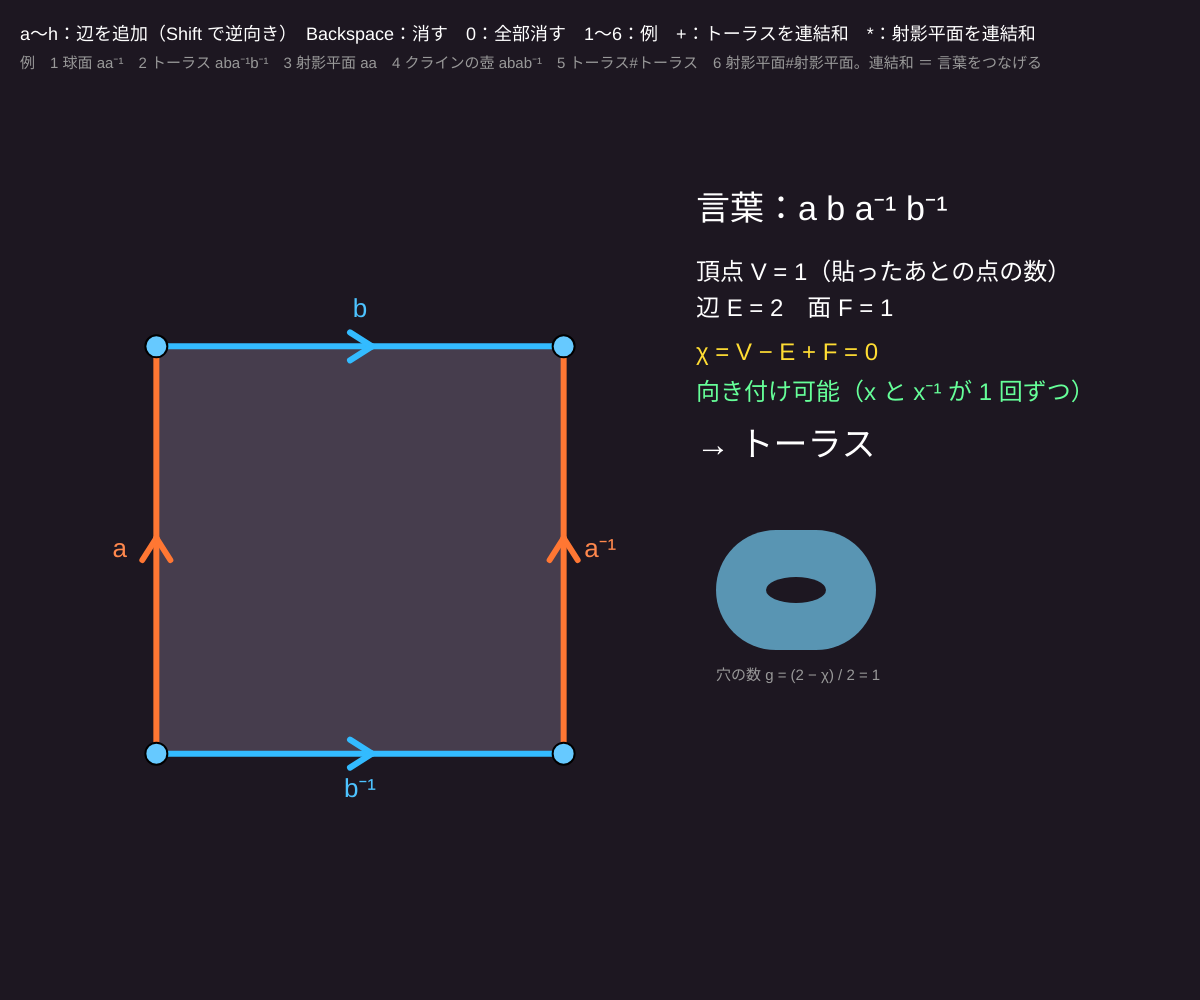
Frame 1 (no input)
Frame 60 (no input): identical to frame 1, image omitted
Frame 120 (the mouse pressed at the canvas centre since frame 60): identical to frame 1, image omitted

The p5.js sketch that drew this single still picture (run headless with seeded random() and noise() and a simulated clock; from frame 60 on, the mouse is pressed at the canvas centre):

// p5.js sketch
// ── sketch.js
// ============================================
// 06 曲面の分類と連結和
// 閉じた曲面は、多角形の辺を 2 本ずつ貼り合わせてつくれる。辺の読み方を「言葉」で書く：a b a⁻¹ b⁻¹ はトーラス
//   言葉から 頂点 V、辺 E、面 F = 1 を数えて χ = V − E + F。向きがつけられるか と χ だけで曲面は全部分類できる
// a〜h = 辺を追加（Shift で逆向き a⁻¹） / Backspace = 1 つ消す / 0 = 全部消す / 1〜6 = 例 / + = トーラスを連結和 / * = 射影平面を連結和
// ============================================

let word = [];                 // [{ l: 'a', e: 1 or -1 }, ...]
let maxLen = 16;               // ★ 言葉の長さの上限
let info = null;
let letterHue = { a: 20, b: 200, c: 120, d: 300, e: 50, f: 260, g: 160, h: 0 };
let presets = {
  1: 'aA', 2: 'abAB', 3: 'aa', 4: 'abaB', 5: 'abABcdCD', 6: 'aabb',
};
let presetNames = { 1: '球面', 2: 'トーラス', 3: '射影平面', 4: 'クラインの壺', 5: 'トーラス # トーラス', 6: '射影平面 # 射影平面' };

function setup() {
  createCanvas(windowWidth, windowHeight);
  colorMode(HSB, 360, 100, 100, 100);
  setWord(presets[2]);
}
function setWord(s) { word = [...s].map((ch) => ({ l: ch.toLowerCase(), e: ch === ch.toLowerCase() ? 1 : -1 })); analyze(); }
function unusedLetter() { return 'abcdefgh'.split('').find((l) => !word.some((w) => w.l === l)); }

// ★ 言葉を調べる：頂点の貼り合わせ（Union-Find）→ V、向き付け可能か、χ
function analyze() {
  info = { ok: false };
  let n = word.length;
  if (n === 0) return;
  let count = {};
  for (let w of word) count[w.l] = (count[w.l] || 0) + 1;
  let bad = Object.keys(count).filter((l) => count[l] !== 2);
  if (bad.length) { info.msg = 'どの文字もちょうど 2 回使う（いま ' + bad.map((l) => l + '：' + count[l] + ' 回').join('、') + '）'; return; }
  let parent = word.map((_, i) => i), find = (i) => (parent[i] === i ? i : (parent[i] = find(parent[i])));
  let ends = (i) => (word[i].e > 0 ? [i, (i + 1) % n] : [(i + 1) % n, i]);   // その辺の「矢印の根元・先」の頂点
  let orientable = true;
  for (let l in count) {
    let [i, j] = word.map((w, k) => (w.l === l ? k : -1)).filter((k) => k >= 0);
    let [t1, h1] = ends(i), [t2, h2] = ends(j);
    parent[find(t1)] = find(t2); parent[find(h1)] = find(h2);
    if (word[i].e === word[j].e) orientable = false;     // 同じ向きで 2 回出てくる → メビウスの帯が入っている
  }
  let classes = word.map((_, i) => find(i));
  let V = new Set(classes).size, E = n / 2, F = 1, chi = V - E + F;
  let name;
  if (orientable) { let g = (2 - chi) / 2; name = g === 0 ? '球面' : g === 1 ? 'トーラス' : '穴 ' + g + ' 個のトーラス'; info.sub = g > 1 ? '＝ トーラス ' + g + ' 個の連結和' : ''; info.g = g; }
  else { let k = 2 - chi; name = k === 1 ? '射影平面' : k === 2 ? 'クラインの壺' : '射影平面 ' + k + ' 個の連結和'; info.sub = k === 2 ? '＝ 射影平面 2 つの連結和' : ''; info.k = k; }
  info = Object.assign(info, { ok: true, V, E, F, chi, orientable, name, classes });
}

function draw() {
  background(275, 30, 13);
  let n = word.length, cx = width * 0.3, cy = height * 0.55, R = min(width * 0.24, height * 0.32);
  // 多角形の頂点（左下から反時計回り）
  let P = [];
  for (let i = 0; i < n; i++) { let a = HALF_PI + PI / max(n, 1) + (i * TWO_PI) / max(n, 1); P.push({ x: cx + R * cos(a), y: cy + R * sin(a) }); }
  // 面
  noStroke(); fill(275, 20, 30);
  if (n >= 3) { beginShape(); for (let p of P) vertex(p.x, p.y); endShape(CLOSE); } else if (n === 2) ellipse(cx, cy, R * 1.0, R * 2);
  // 辺
  for (let i = 0; i < n; i++) {
    let A = P[i], B = P[(i + 1) % n], w = word[i], h = letterHue[w.l];
    let bend = n === 2 ? (i === 0 ? 1 : -1) * R * 0.5 : 0;
    let mx = (A.x + B.x) / 2, my = (A.y + B.y) / 2, L = Math.hypot(B.x - A.x, B.y - A.y) || 1;
    let nx = -(B.y - A.y) / L, ny = (B.x - A.x) / L;
    let qx = mx + nx * bend, qy = my + ny * bend;
    stroke(h, 80, 100); strokeWeight(6); noFill();
    beginShape();
    for (let s = 0; s <= 1.001; s += 0.05) vertex((1 - s) * (1 - s) * A.x + 2 * s * (1 - s) * qx + s * s * B.x, (1 - s) * (1 - s) * A.y + 2 * s * (1 - s) * qy + s * s * B.y);
    endShape();
    // 矢印（e = −1 なら逆向き）
    let tx = (B.x - A.x) / L * w.e, ty = (B.y - A.y) / L * w.e, ax = n === 2 ? (A.x + 2 * qx + B.x) / 4 : mx, ay = n === 2 ? (A.y + 2 * qy + B.y) / 4 : my;
    for (let s of [-1, 1]) line(ax + tx * 12, ay + ty * 12, ax + tx * 12 - (tx * 22 + s * ty * 14), ay + ty * 12 - (ty * 22 - s * tx * 14));
    noStroke(); fill(h, 70, 100); textSize(26); textAlign(CENTER, CENTER);
    let lx = n === 2 ? ax + (ax - cx) * 0.35 : mx + (mx - cx) * 0.18, ly = n === 2 ? ay : my + (my - cy) * 0.18;
    text(w.l + (w.e < 0 ? '⁻¹' : ''), lx, ly);
  }
  // 頂点（同じ色 = 貼り合わせると同じ 1 点）
  for (let i = 0; i < n; i++) {
    let c = info.ok ? info.classes[i] : 0;
    fill(info.ok ? (c * 67) % 360 : 0, info.ok ? 60 : 0, 100); stroke(0, 0, 0); strokeWeight(2);
    circle(P[i].x, P[i].y, 22);
  }
  textAlign(LEFT, BASELINE); noStroke();
  // 言葉と結果
  let x0 = width * 0.58, y0 = height * 0.22;
  fill(0, 0, 100); textSize(n > 10 ? 24 : 34);
  text('言葉：' + (word.map((w) => w.l + (w.e < 0 ? '⁻¹' : '')).join(' ') || '（空）'), x0, y0);
  textSize(24);
  if (info.ok) {
    text('頂点 V = ' + info.V + '（貼ったあとの点の数）', x0, y0 + 60);
    text('辺 E = ' + info.E + '　面 F = 1', x0, y0 + 96);
    fill(50, 80, 100); text('χ = V − E + F = ' + info.chi, x0, y0 + 140);
    fill(info.orientable ? 140 : 0, 60, 100);
    text(info.orientable ? '向き付け可能（x と x⁻¹ が 1 回ずつ）' : '向き付け不可能（同じ向きの文字がある）', x0, y0 + 180);
    fill(0, 0, 100); textSize(34); text('→ ' + info.name, x0, y0 + 236);
    fill(0, 0, 70); textSize(20); text(info.sub, x0 + 40, y0 + 266);
    drawSurface(x0 + 20, y0 + 310);
  } else if (info.msg) { fill(0, 70, 100); text(info.msg, x0, y0 + 60); }
  fill(0, 0, 100); textSize(18);
  text('a〜h：辺を追加（Shift で逆向き）　Backspace：消す　0：全部消す　1〜6：例　+：トーラスを連結和　*：射影平面を連結和', 20, 40);
  fill(0, 0, 60); textSize(15);
  text('例　1 球面 aa⁻¹　2 トーラス aba⁻¹b⁻¹　3 射影平面 aa　4 クラインの壺 abab⁻¹　5 トーラス#トーラス　6 射影平面#射影平面。連結和 ＝ 言葉をつなげる', 20, 68);
}

// 分類結果の模式図：穴 g 個のドーナツ、または「×」印（クロスキャップ）k 個
function drawSurface(x, y) {
  let k = info.orientable ? info.g : info.k, w = 160 + 120 * max(0, k - 1), h = 120;
  noStroke(); fill(info.orientable ? 200 : 20, 50, 70);
  rect(x, y, w, h, h / 2);
  for (let i = 0; i < k; i++) {
    let hx = x + 80 + i * 120, hy = y + h / 2;
    if (info.orientable) { fill(275, 30, 13); ellipse(hx, hy, 60, 26); }
    else { fill(275, 30, 13); circle(hx, hy, 50); stroke(0, 0, 100); strokeWeight(3); line(hx - 14, hy - 14, hx + 14, hy + 14); line(hx - 14, hy + 14, hx + 14, hy - 14); noStroke(); }
  }
  fill(0, 0, 60); textSize(15);
  text(info.orientable ? '穴の数 g = (2 − χ) / 2 = ' + k : 'クロスキャップ（メビウスの帯を貼った穴）', x, y + h + 30);
  if (!info.orientable) text('の数 = 2 − χ = ' + k, x, y + h + 52);
}

function keyPressed() {
  if (key === 'Backspace') { word.pop(); analyze(); return false; }
  if (key === '0') { word = []; analyze(); }
  if (presets[key]) setWord(presets[key]);
  if (key === '+' || key === ';') {
    let a = unusedLetter(); if (!a || word.length + 4 > maxLen) return;
    word.push({ l: a, e: 1 }); let b = unusedLetter(); if (!b) { word.pop(); return; }
    word.push({ l: b, e: 1 }, { l: a, e: -1 }, { l: b, e: -1 }); analyze();
  }
  if (key === '*' || key === ':') { let a = unusedLetter(); if (a && word.length + 2 <= maxLen) { word.push({ l: a, e: 1 }, { l: a, e: 1 }); analyze(); } }
  if (key.length === 1 && 'abcdefghABCDEFGH'.includes(key) && word.length < maxLen) {
    word.push({ l: key.toLowerCase(), e: key === key.toLowerCase() ? 1 : -1 }); analyze();
  }
}

// ---------- やってみよう ----------
// 1. トーラスに射影平面を連結和すると（2 のあと *）、射影平面 3 つと同じになる。χ で確かめよう
// 2. a b c a⁻¹ b⁻¹ c⁻¹（六角形）は何の曲面？ 頂点の色が何色になるか予想してから打ってみよう
// 3. a b a b は射影平面、a a b b はクラインの壺。どの文字を入れかえると変わる？
// 4. 同じ曲面になる言葉を 2 つ見つけて、「言葉はちがっても曲面は同じ」を体験しよう
